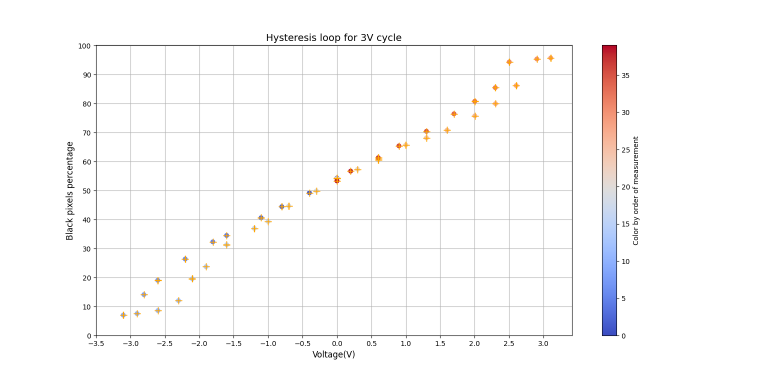
#> input picture magnetization/domains/Hysteresis_3V.png, 1536 x 754 px (shown at 1/2 size)
$ python -i week2_edit_domains_images.py   (imports and definitions only)   (older library calls are emulated)
#> lines starting #> are read from the running program, lines starting #| are printed output that depends on the picture
import cv2
from PIL import Image
import os
import numpy as np
import matplotlib.pyplot as plt
import random
import pandas as pd


# [143 lines left out: functions cut_images_in_directory, threshold_image2, threshold_images_in_directory, gradient_images_in_directory, calculate_average_pixel, threshold_image and 1 more, not called in this run]


def compute_gradient(image_path):
    # Load the image
#> called with image_path = 'Hysteresis_3V.png'
    image = cv2.imread(image_path, cv2.IMREAD_GRAYSCALE)
#> image: shape (754, 1536); min 0, max 255, mean 250.1

    # Apply the Sobel operator to compute gradients
    grad_x = cv2.Sobel(image, cv2.CV_64F, 1, 0, ksize=3)
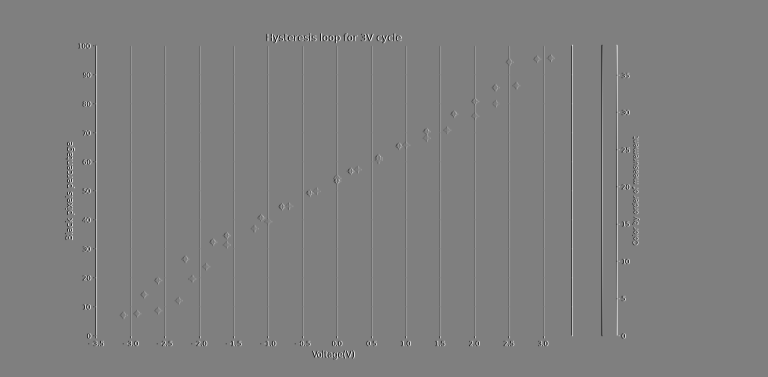
#> grad_x: shape (754, 1536) float64 (shown at 1/2 size); min -1020, max 1020, mean 0; drawn with min black and max white
    grad_y = cv2.Sobel(image, cv2.CV_64F, 0, 1, ksize=3)
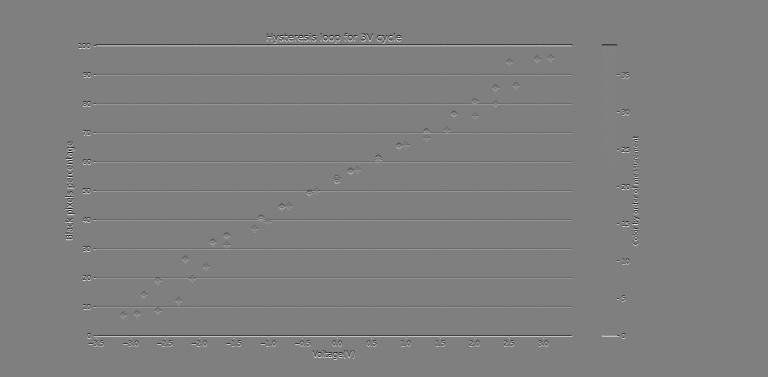
#> grad_y: shape (754, 1536) float64 (shown at 1/2 size); min -1020, max 1020, mean 0; drawn with min black and max white

    # Compute the magnitude of the gradient
    gradient_magnitude = np.sqrt(grad_x**2 + grad_y**2)
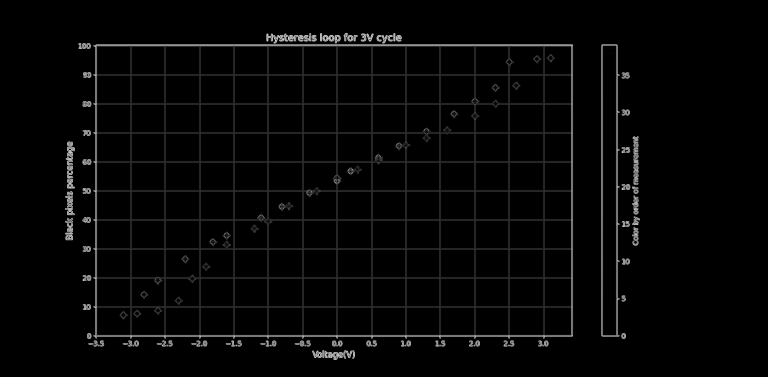
#> gradient_magnitude: shape (754, 1536) float64 (shown at 1/2 size); min 0, max 1111.9, mean 26.3; drawn with min black and max white

    # Normalize the gradient magnitude to the range [0, 255]
    gradient_magnitude_normalized = cv2.normalize(gradient_magnitude, None, 0, 255, cv2.NORM_MINMAX)

    return gradient_magnitude_normalized


# [130 lines left out: functions show_images_side_by_side, choose_random_image, threshold_random_image, count_black_pixels_in_directory, rename_and_sort_files, organize_directory and 2 more, not called in this run]


# [22 lines not run here, left out]

>>> result = compute_gradient('Hysteresis_3V.png')

$ run again, on magnetization/domains/hysteresis domains.png
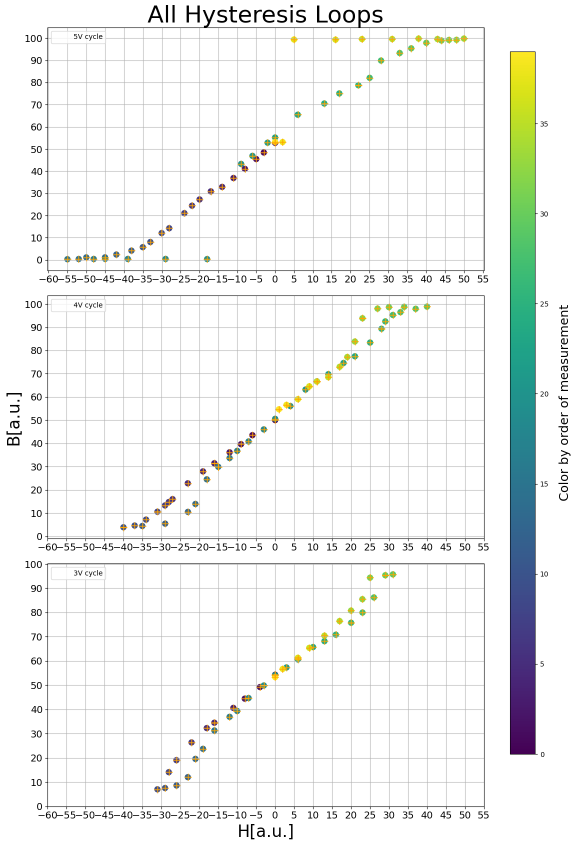
#> input picture magnetization/domains/hysteresis domains.png, 1152 x 1690 px (shown at 1/2 size)
#> in compute_gradient, `grad_y = cv2.Sobel(image, cv2.CV_64F, 0, 1, ksize=3)`:
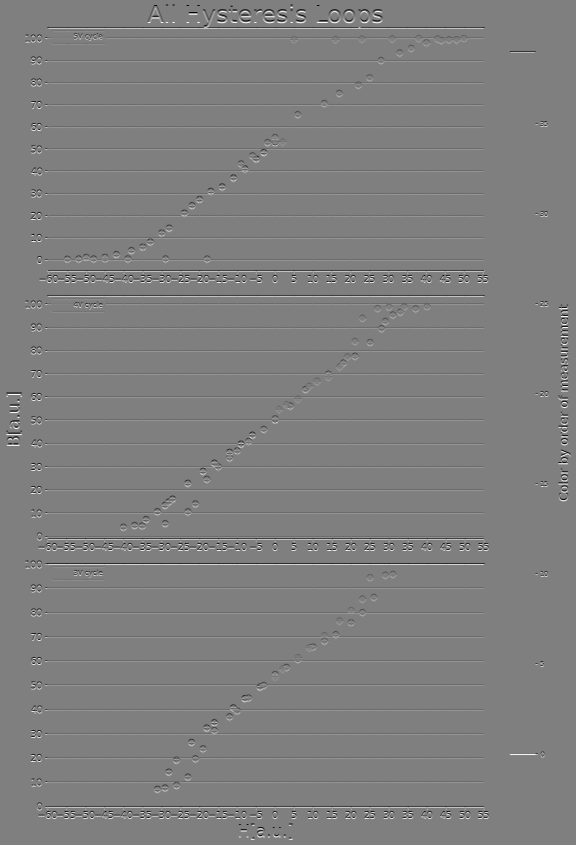
#> grad_y: shape (1690, 1152) float64 (shown at 1/2 size); min -1020, max 1020, mean 0; drawn with min black and max white
#> in compute_gradient, `gradient_magnitude = np.sqrt(grad_x**2 + grad_y**2)`:
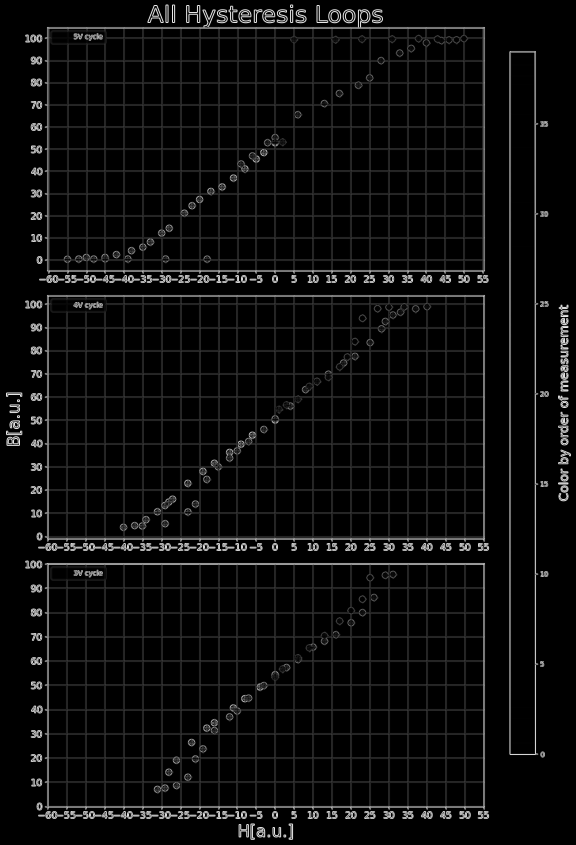
#> gradient_magnitude: shape (1690, 1152) float64 (shown at 1/2 size); min 0, max 1111.9, mean 52; drawn with min black and max white
